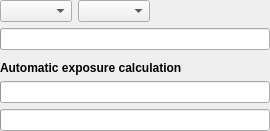
<?xml version="1.0" encoding="UTF-8"?>
<ui version="4.0">
 <class>ExposureForm</class>
 <widget class="QWidget" name="ExposureForm">
  <property name="geometry">
   <rect>
    <x>0</x>
    <y>0</y>
    <width>270</width>
    <height>125</height>
   </rect>
  </property>
  <layout class="QVBoxLayout" name="MainLayout">
   <property name="leftMargin">
    <number>0</number>
   </property>
   <property name="topMargin">
    <number>0</number>
   </property>
   <property name="rightMargin">
    <number>0</number>
   </property>
   <property name="bottomMargin">
    <number>0</number>
   </property>
   <item>
    <widget class="QWidget" name="widget" native="true">
     <layout class="QHBoxLayout" name="horizontalLayout_2">
      <property name="sizeConstraint">
       <enum>QLayout::SetFixedSize</enum>
      </property>
      <property name="leftMargin">
       <number>0</number>
      </property>
      <property name="topMargin">
       <number>0</number>
      </property>
      <property name="rightMargin">
       <number>0</number>
      </property>
      <property name="bottomMargin">
       <number>0</number>
      </property>
      <item>
       <widget class="ptChoice" name="Mode"/>
      </item>
      <item>
       <widget class="ptChoice" name="ClipMode"/>
      </item>
      <item>
       <spacer name="horizontalSpacer_2">
        <property name="orientation">
         <enum>Qt::Horizontal</enum>
        </property>
        <property name="sizeHint" stdset="0">
         <size>
          <width>10</width>
          <height>5</height>
         </size>
        </property>
       </spacer>
      </item>
     </layout>
    </widget>
   </item>
   <item>
    <widget class="ptInput" name="EVDelta"/>
   </item>
   <item>
    <widget class="QWidget" name="AutoCfgWidget" native="true">
     <layout class="QVBoxLayout" name="verticalLayout">
      <property name="leftMargin">
       <number>0</number>
      </property>
      <property name="topMargin">
       <number>5</number>
      </property>
      <property name="rightMargin">
       <number>0</number>
      </property>
      <property name="bottomMargin">
       <number>0</number>
      </property>
      <item>
       <widget class="QLabel" name="label">
        <property name="font">
         <font>
          <weight>75</weight>
          <bold>true</bold>
         </font>
        </property>
        <property name="text">
         <string>Automatic exposure calculation</string>
        </property>
        <property name="textFormat">
         <enum>Qt::PlainText</enum>
        </property>
       </widget>
      </item>
      <item>
       <widget class="ptInput" name="WhiteFraction"/>
      </item>
      <item>
       <widget class="ptInput" name="WhiteLevel"/>
      </item>
     </layout>
    </widget>
   </item>
  </layout>
 </widget>
 <customwidgets>
  <customwidget>
   <class>ptInput</class>
   <extends>QProgressBar</extends>
   <header>ptInput.h</header>
  </customwidget>
  <customwidget>
   <class>ptChoice</class>
   <extends>QComboBox</extends>
   <header>ptChoice.h</header>
  </customwidget>
 </customwidgets>
 <resources/>
 <connections/>
</ui>
